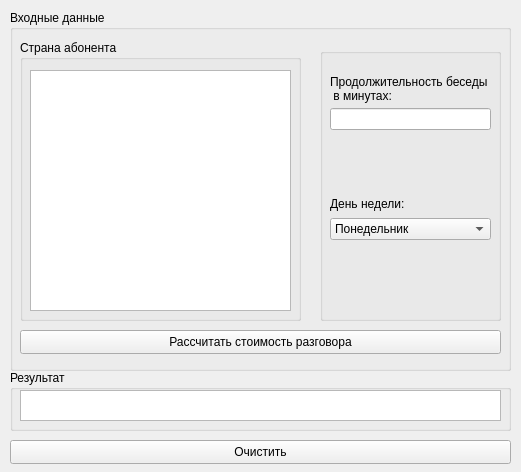
<?xml version="1.0" encoding="UTF-8"?>
<ui version="4.0">
 <class>PriceForm</class>
 <widget class="QWidget" name="PriceForm">
  <property name="geometry">
   <rect>
    <x>0</x>
    <y>0</y>
    <width>521</width>
    <height>472</height>
   </rect>
  </property>
  <property name="windowTitle">
   <string>Form</string>
  </property>
  <widget class="QGroupBox" name="groupBox">
   <property name="geometry">
    <rect>
     <x>10</x>
     <y>10</y>
     <width>501</width>
     <height>361</height>
    </rect>
   </property>
   <property name="title">
    <string>Входные данные</string>
   </property>
   <widget class="QGroupBox" name="groupBox_2">
    <property name="geometry">
     <rect>
      <x>10</x>
      <y>30</y>
      <width>281</width>
      <height>281</height>
     </rect>
    </property>
    <property name="title">
     <string>Страна абонента</string>
    </property>
    <widget class="QListWidget" name="listWidget">
     <property name="geometry">
      <rect>
       <x>10</x>
       <y>30</y>
       <width>261</width>
       <height>241</height>
      </rect>
     </property>
    </widget>
   </widget>
   <widget class="QGroupBox" name="groupBox_3">
    <property name="geometry">
     <rect>
      <x>310</x>
      <y>38</y>
      <width>181</width>
      <height>273</height>
     </rect>
    </property>
    <property name="title">
     <string/>
    </property>
    <widget class="QLineEdit" name="durationLineEdit">
     <property name="geometry">
      <rect>
       <x>10</x>
       <y>60</y>
       <width>161</width>
       <height>22</height>
      </rect>
     </property>
    </widget>
    <widget class="QComboBox" name="dayComboBox">
     <property name="geometry">
      <rect>
       <x>10</x>
       <y>170</y>
       <width>161</width>
       <height>22</height>
      </rect>
     </property>
     <item>
      <property name="text">
       <string>Понедельник</string>
      </property>
     </item>
     <item>
      <property name="text">
       <string>Вторник</string>
      </property>
     </item>
     <item>
      <property name="text">
       <string>Среда</string>
      </property>
     </item>
     <item>
      <property name="text">
       <string>Четверг</string>
      </property>
     </item>
     <item>
      <property name="text">
       <string>Пятница</string>
      </property>
     </item>
     <item>
      <property name="text">
       <string>Суббота</string>
      </property>
     </item>
     <item>
      <property name="text">
       <string>Воскресенье</string>
      </property>
     </item>
    </widget>
    <widget class="QLabel" name="label">
     <property name="geometry">
      <rect>
       <x>10</x>
       <y>20</y>
       <width>161</width>
       <height>41</height>
      </rect>
     </property>
     <property name="text">
      <string>Продолжительность беседы
 в минутах:</string>
     </property>
    </widget>
    <widget class="QLabel" name="label_2">
     <property name="geometry">
      <rect>
       <x>10</x>
       <y>140</y>
       <width>161</width>
       <height>31</height>
      </rect>
     </property>
     <property name="text">
      <string>День недели:</string>
     </property>
    </widget>
   </widget>
   <widget class="QPushButton" name="applyPushButton">
    <property name="geometry">
     <rect>
      <x>10</x>
      <y>320</y>
      <width>481</width>
      <height>24</height>
     </rect>
    </property>
    <property name="text">
     <string>Рассчитать стоимость разговора</string>
    </property>
   </widget>
  </widget>
  <widget class="QPushButton" name="resetPushButton">
   <property name="geometry">
    <rect>
     <x>10</x>
     <y>440</y>
     <width>501</width>
     <height>24</height>
    </rect>
   </property>
   <property name="text">
    <string>Очистить</string>
   </property>
  </widget>
  <widget class="QGroupBox" name="groupBox_4">
   <property name="geometry">
    <rect>
     <x>10</x>
     <y>370</y>
     <width>501</width>
     <height>61</height>
    </rect>
   </property>
   <property name="title">
    <string>Результат</string>
   </property>
   <widget class="QTextBrowser" name="textBrowser">
    <property name="geometry">
     <rect>
      <x>10</x>
      <y>20</y>
      <width>481</width>
      <height>31</height>
     </rect>
    </property>
   </widget>
  </widget>
 </widget>
 <resources/>
 <connections/>
</ui>
